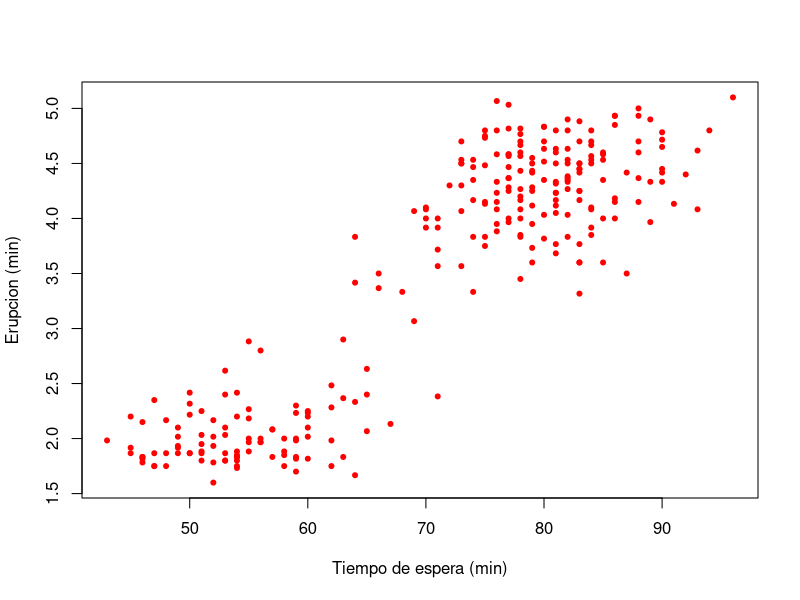
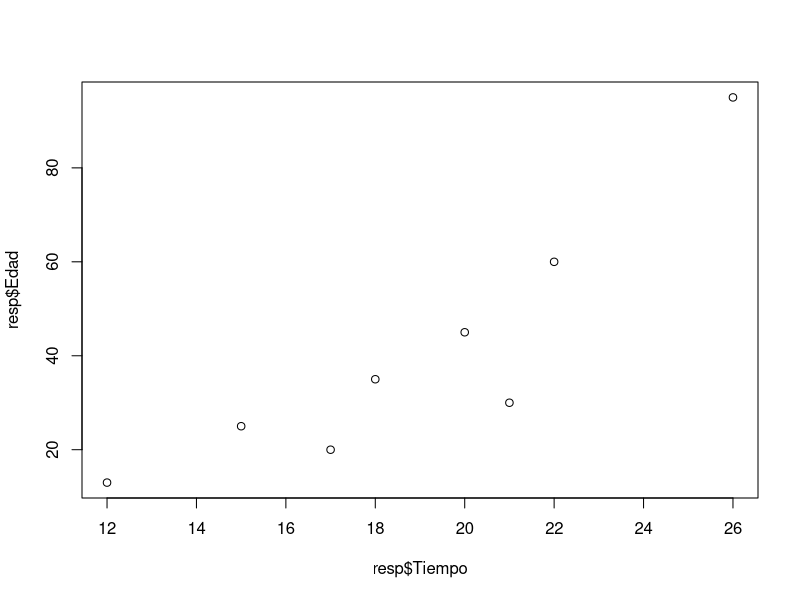
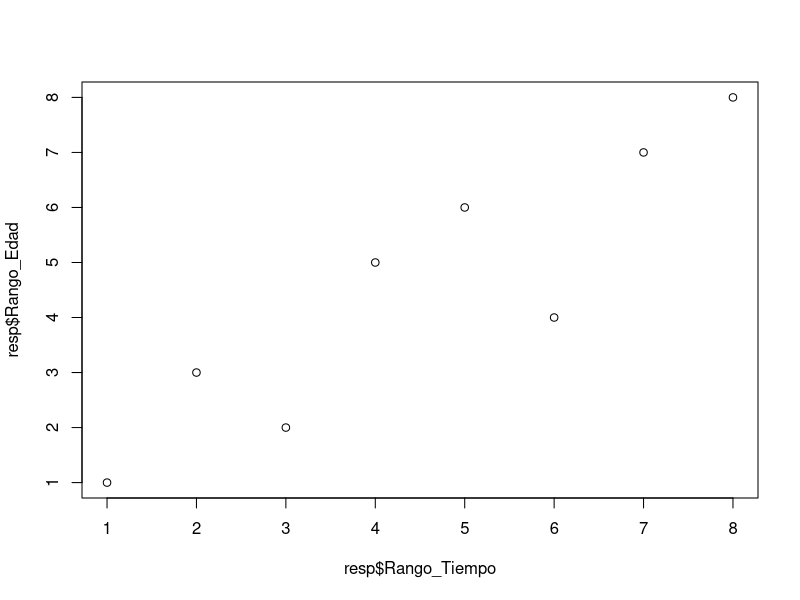

Generate these figures, in order, with R:
# Laboratorio 6
# Correlacion de Pearson
# Datos del geyser Old Faithful
# Héctor B.C.
# 24/09/2025

data("faithful")

plot(faithful$waiting, faithful$eruptions,
     xlab = "Tiempo de espera (min)",
     ylab = "Erupcion (min)",
     col = "red",
     pch = 20)      # Correlacion postiva

# Correlacionar las dos variables

# ==================================================
# Pearson solo se utiliza cuando hay datos normales
# ==================================================

shapiro.test(faithful$eruptions)
shapiro.test(faithful$waiting)

cor.test(faithful$waiting, faithful$eruptions,
         method = "pearson")

# ==================================================
# Spearman se utiliza como contraparte para datos no normales
# ==================================================

cor.test(faithful$waiting, faithful$eruptions,
         method = "spearman")

# Continuacion del laboratorio 6 25/09/2025


resp <- data.frame(
  Tiempo = c(12, 15, 17, 18, 20, 21, 22, 26),
  Edad = c(13, 25, 20, 35, 45, 30, 60, 95)
)
resp

resp$Rango_Tiempo <- rank(resp$Tiempo, ties.method = "first")
resp$Rango_Edad <- rank(resp$Edad, ties.method = "first")

# Ver resultado
resp

plot(resp$Tiempo, resp$Edad)
plot(resp$Rango_Tiempo, resp$Rango_Edad)

resp$dif <- resp$Rango_Tiempo - resp$Rango_Edad
resp$dif2 <- resp$dif^2
sum(resp$dif2)

cor.test(resp$Rango_Tiempo, resp$Rango_Edad, method = "spearman")
cor.test(resp$Tiempo, resp$Edad, method = "spearman")



# Tau Kendall

tau <- data.frame (
  A = c(1,2,3,4,5,6),
  B = c(3,1,4,2,6,5)
)
cor.test(tau$A, tau$B, method = "kendall")

# Tau Kendall

tau <- data.frame (
  A = c(1,2,3,4,5,6),
  B = c(3,1,4,2,6,5)
)
cor.test(tau$A, tau$B, method = "kendall")




# Punto Biserial
# Numero de observaciones

n <- 20

# Generar horas de estudio (entre 1 y 10)

Horas_estudio <- sample(1:10, n, replace = TRUE)

Resultado <- sapply(Horas_estudio, function(horas) {
  ifelse(runif(1) < (horas / 10), "Aprobado", "Reprobado")
})


